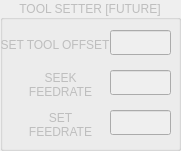
        <widget class="QGroupBox" name="gbToolSetter">
         <property name="enabled">
          <bool>false</bool>
         </property>
         <property name="geometry">
          <rect>
           <x>580</x>
           <y>20</y>
           <width>181</width>
           <height>151</height>
          </rect>
         </property>
         <property name="title">
          <string>TOOL SETTER [FUTURE]</string>
         </property>
         <property name="alignment">
          <set>Qt::AlignCenter</set>
         </property>
         <widget class="QLineEdit" name="leToolOffset">
          <property name="geometry">
           <rect>
            <x>110</x>
            <y>30</y>
            <width>61</width>
            <height>25</height>
           </rect>
          </property>
          <property name="alignment">
           <set>Qt::AlignCenter</set>
          </property>
         </widget>
         <widget class="QLabel" name="lblToolSetToolOffset">
          <property name="geometry">
           <rect>
            <x>0</x>
            <y>30</y>
            <width>110</width>
            <height>30</height>
           </rect>
          </property>
          <property name="inputMethodHints">
           <set>Qt::ImhDigitsOnly</set>
          </property>
          <property name="text">
           <string>SET TOOL OFFSET</string>
          </property>
          <property name="scaledContents">
           <bool>false</bool>
          </property>
          <property name="alignment">
           <set>Qt::AlignCenter</set>
          </property>
          <property name="wordWrap">
           <bool>true</bool>
          </property>
         </widget>
         <widget class="QLabel" name="lblToolSeekFeedrate">
          <property name="geometry">
           <rect>
            <x>20</x>
            <y>70</y>
            <width>81</width>
            <height>30</height>
           </rect>
          </property>
          <property name="inputMethodHints">
           <set>Qt::ImhDigitsOnly</set>
          </property>
          <property name="text">
           <string>SEEK FEEDRATE</string>
          </property>
          <property name="scaledContents">
           <bool>false</bool>
          </property>
          <property name="alignment">
           <set>Qt::AlignCenter</set>
          </property>
          <property name="wordWrap">
           <bool>true</bool>
          </property>
         </widget>
         <widget class="QLineEdit" name="leToolSeekFeedrate">
          <property name="geometry">
           <rect>
            <x>110</x>
            <y>70</y>
            <width>61</width>
            <height>25</height>
           </rect>
          </property>
          <property name="alignment">
           <set>Qt::AlignCenter</set>
          </property>
         </widget>
         <widget class="QLabel" name="lblToolSetFeedrate">
          <property name="geometry">
           <rect>
            <x>20</x>
            <y>110</y>
            <width>81</width>
            <height>30</height>
           </rect>
          </property>
          <property name="inputMethodHints">
           <set>Qt::ImhDigitsOnly</set>
          </property>
          <property name="text">
           <string>SET FEEDRATE</string>
          </property>
          <property name="scaledContents">
           <bool>false</bool>
          </property>
          <property name="alignment">
           <set>Qt::AlignCenter</set>
          </property>
          <property name="wordWrap">
           <bool>true</bool>
          </property>
         </widget>
         <widget class="QLineEdit" name="leToolSetFeedrate">
          <property name="geometry">
           <rect>
            <x>110</x>
            <y>110</y>
            <width>61</width>
            <height>25</height>
           </rect>
          </property>
          <property name="alignment">
           <set>Qt::AlignCenter</set>
          </property>
         </widget>
        </widget>
